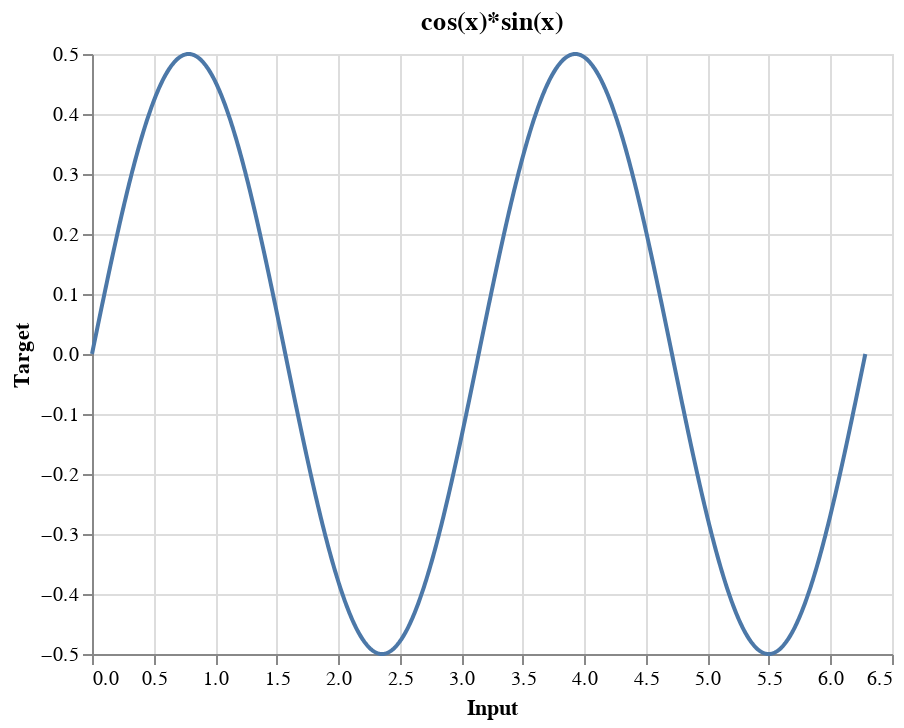

Source (notebook cell):
### Markdown cell above
### Questions
**1. Run your training and evaluation code 3 times and record the number of training epochs needed, the final training accuracy and the final testing accuracy. Remember that with early stopping, your final training accuracy is at the point of lowest loss (likely 3 epochs back from when the training actually stopped).**

Number of epochs----Final Training Accuracy----Final Testing Accuracy

19-------------------------0.1066---------------------0.0791

13------------------------0.1379---------------------0.1066

7------------------------0.1594---------------------0.1370


**2. Are the results reasonably consistent?** Yes, the results are reasonably consistent

**3. Are you seeing significant differences in accuracy between training and testing. What might this mean?** No, there arent any significant differences in accuracy between training and testing. 

**4. Create a plot of the actual output of one of your runs compared to the target output. An example of such a plot is in the Regression Learning Example notebook.**

**5. Copy your training code to a new cell. Increase the first and second layers to 64 neurons and re-record the results from 3 runs (as in question 1).**

Number of epochs----Final Training Accuracy----Final Testing Accuracy

12-------------------------0.2507---------------------0.2528

17------------------------0.2574---------------------0.2346

20------------------------0.2394---------------------0.2538


**6. Are these results appreciably different from the earlier results on the first network? If so, why might that be the case?**
Yes, the testing and training accuracy of the first network were much higher. This may be due to the greater number of neurons in the second network (64) making it harder for the model to learn. 

**7. Again create a plot of the actual output of one of your runs with this new larger network compared to the target output.** 

Record your answers in text cells.

### Code cell
# Create the dataset
x = np.linspace(0,2*np.pi,1001)
y = np.sin(x)*np.cos(x)
df = pd.DataFrame({"Input":x, "Target":y})
alt.Chart(df, title="cos(x)*sin(x)").mark_line().encode(
    x='Input:Q',
    y='Target:Q'
)

### Figure 1 — Vega-Lite specification as saved in the notebook (floating-point values rounded to 4 significant figures; data arrays with more than 128 entries replaced by an {"elided": "..."} marker saying what was removed)
{"config": {"view": {"continuousWidth": 400, "continuousHeight": 300}}, "data": {"name": "data-30729effb6ffbce67e0fbaa33dea1b4f"}, "mark": "line", "encoding": {"x": {"type": "quantitative", "field": "Input"}, "y": {"type": "quantitative", "field": "Target"}}, "title": "cos(x)*sin(x)", "$schema": "https://vega.github.io/schema/vega-lite/v4.8.1.json", "datasets": {"data-30729effb6ffbce67e0fbaa33dea1b4f": {"elided": "1001 records"}}}
